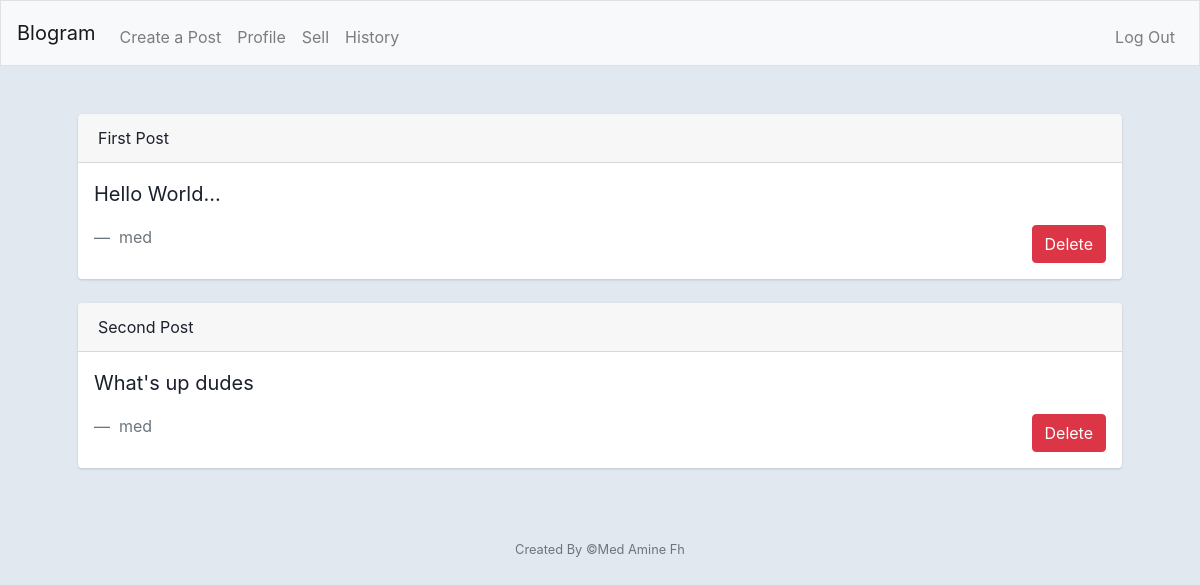
Page / (signed in) on the earlier database version.
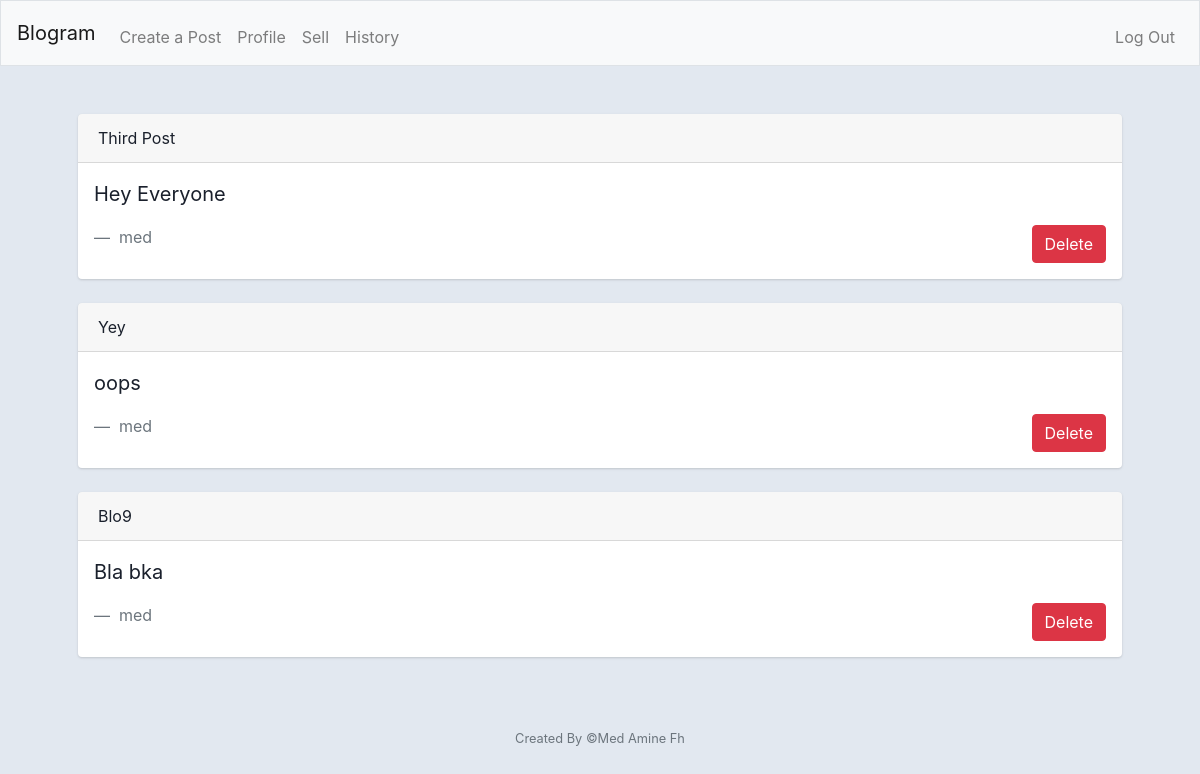
Same page on the later database version.
### tables this page shows
CREATE TABLE posts (id INTEGER, user_id INTEGER, title TEXT, body TEXT, img_url TEXT, PRIMARY KEY(id));

CREATE TABLE users (id INTEGER, username TEXT, password TEXT, PRIMARY KEY(id));

### app.py (the view)
@app.route('/')
@login_required
def hello_world():
    print(db.execute("SELECT * FROM posts"))
    '''
    db.execute(
        "CREATE TABLE posts (id INTEGER, user_id INTEGER, title TEXT, body TEXT, img_url TEXT DEFAULT FALSE, PRIMARY KEY(id))")
    db.execute(
        "CREATE TABLE users (id INTEGER, username TEXT, password TEXT, PRIMARY KEY(id))")
    '''
    posts = db.execute(
        "SELECT * FROM posts WHERE user_id = ?", session["user_id"])
    user = db.execute("SELECT * FROM users WHERE id = ?",
                      session["user_id"])[0]
    return render_template("home.html", posts=posts, user=user)

### helpers.py (called while the page is built)
def login_required(f):
    @wraps(f)
    def decorated_function(*args, **kwargs):
        if session.get("user_id") is None:
            return redirect("/login")
        return f(*args, **kwargs)
    return decorated_function

### templates/home.html (shortened to what this page needs)
{% extends "index.html" %}
{% block main %}
{% if posts %}
{% for post in posts %}
<div class="card mb-4 ml-auto mr-auto {{post.id}}">
    <div class="card-header">
        {{ post.title }}
    </div>
    <div class="card-body">
        <blockquote class="blockquote mb-0">
            <p>{{ post.body }}</p>
            <footer class="blockquote-footer">
                {{ user.username }}
                <a class="btn btn-danger float-right" href="/delete/{{post.id}}">
                    Delete
                </a>
            </footer>
        </blockquote>
    </div>
</div>
{% endfor %}
{% else %}
<h2>There is No Posts! {{ user.username }}</h2>
{% endif %}
{% endblock %}

### templates/index.html (shortened to what this page needs)
<!DOCTYPE html>
<html lang="en">
<head>
    <link rel="stylesheet" href="https://cdn.jsdelivr.net/npm/bootstrap@4.5.3/dist/css/bootstrap.min.css"
>
    <link rel="stylesheet" href="../static/style.css">
</head>
<body>
    <nav class="navbar navbar-expand-md navbar-light bg-light border">
        <a class="navbar-brand" href="/">Blogram</a>
        <div class="collapse navbar-collapse" id="navbar">
            {% if session.user_id %}
            <ul class="navbar-nav mr-auto mt-2">
                <li class="nav-item"><a class="nav-link" href="/post">Create a Post</a></li>
                <li class="nav-item"><a class="nav-link" href="/profile">Profile</a></li>
                <li class="nav-item"><a class="nav-link" href="/">Sell</a></li>
                <li class="nav-item"><a class="nav-link" href="/">History</a></li>
            </ul>
            <ul class="navbar-nav ml-auto mt-2">
                <li class="nav-item"><a class="nav-link" href="/logout">Log Out</a></li>
            </ul>
            {% else %}
            <ul class="navbar-nav ml-auto mt-2">
                <li class="nav-item"><a class="nav-link" href="/register">Register</a></li>
                <li class="nav-item"><a class="nav-link" href="/login">Log In</a></li>
            </ul>
            {% endif %}
        </div>
    </nav>
    <main class="container p-5">
        {% block main %}{% endblock %}
    </main>
    <footer class="small text-center text-muted">
        Created By &copy;Med Amine Fh
    </footer>
</body>
</html>

### static/style.css (style rules this page uses)
body { color: #1a202c; text-align: left; background-color: #e2e8f0; }
.card { box-shadow: 0 1px 3px 0 rgba(0, 0, 0, 0.1), 0 1px 2px 0 rgba(0, 0, 0, 0.06); }
.card { position: relative; display: flex; flex-direction: column; min-width: 0; word-wrap: break-word; background-color: #fff; background-clip: border-box; border: 0 solid rgba(0, 0, 0, 0.125); border-radius: 0.25rem; }
.card-body { flex: 1 1 auto; min-height: 1px; padding: 1rem; }

Differences in the rows shown:
removed posts: title "First Post", body "Hello World...", {{ user.username }} "med"
removed posts: title "Second Post", body "What's up dudes", {{ user.username }} "med"
added posts: title "Third Post", body "Hey Everyone", {{ user.username }} "med"
added posts: title "Yey", body "oops", {{ user.username }} "med"
added posts: title "Blo9", body "Bla bka", {{ user.username }} "med"
